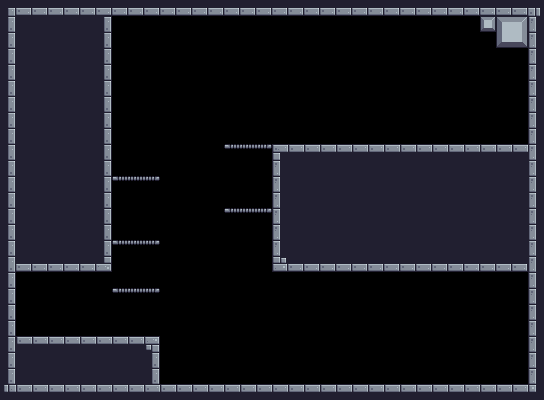

Below is a game level as drawn by its tile map, then a one-line description and the .tmx file that defines it, in full:
An orthogonal 34x25 tile map with 16x16 px tiles, 1 tile layer (Ground) and 23 objects (9x Items, 7x Collision, 5x OneWay, Checkpoint, Player).

<map version="1.10" tiledversion="1.11.2" orientation="orthogonal" renderorder="right-down" width="34" height="25" tilewidth="16" tileheight="16" infinite="0" nextlayerid="9" nextobjectid="120">
 <tileset firstgid="1" source="tileset.tsx" />
 <objectgroup id="5" name="Checkpoints">
  <object id="37" name="Checkpoint" x="464" y="80" width="64" height="64" />
 </objectgroup>
 <objectgroup id="8" name="Enemy" />
 <objectgroup id="2" name="Player">
  <object id="1" name="Player" x="16" y="304" width="32" height="32" />
 </objectgroup>
 <objectgroup id="6" name="Items" />
 <objectgroup id="4" name="Collisions">
  <object id="2" name="Collision" x="0" y="0" width="544" height="16" />
  <object id="3" name="Collision" x="0" y="16" width="16" height="368" />
  <object id="4" name="Collision" x="0" y="384" width="544" height="16" />
  <object id="69" name="Collision" x="528" y="16" width="16" height="368" />
  <object id="76" name="Collision" x="16" y="336" width="144" height="48" />
  <object id="79" name="Orange" type="Items" x="464" y="352" width="32" height="32" />
  <object id="81" name="Orange" type="Items" x="496" y="352" width="32" height="32" />
  <object id="92" name="Orange" type="Items" x="432" y="352" width="32" height="32" />
  <object id="95" name="Collision" x="272" y="144" width="256" height="128" />
  <object id="103" name="Collision" x="16" y="16" width="96" height="256" />
  <object id="104" name="Orange" type="Items" x="400" y="352" width="32" height="32" />
  <object id="105" name="Orange" type="Items" x="368" y="352" width="32" height="32" />
  <object id="107" name="Orange" type="Items" x="336" y="352" width="32" height="32" />
  <object id="110" name="Kiwi" type="Items" x="304" y="112" width="32" height="32" />
  <object id="111" name="Kiwi" type="Items" x="336" y="112" width="32" height="32" />
  <object id="112" name="Kiwi" type="Items" x="368" y="112" width="32" height="32" />
  <object id="114" name="OneWay" x="112" y="288" width="48" height="16" />
  <object id="115" name="OneWay" x="112" y="240" width="48" height="16" />
  <object id="117" name="OneWay" x="112" y="176" width="48" height="16" />
  <object id="118" name="OneWay" x="224" y="144" width="48" height="16" />
  <object id="119" name="OneWay" x="224" y="208" width="48" height="16" />
 </objectgroup>
 <layer id="1" name="Ground" width="34" height="25">
  <data encoding="csv">
4,46,46,46,46,46,46,46,46,46,46,46,46,46,46,46,46,46,46,46,46,46,46,46,46,46,46,46,46,46,46,46,46,5,
25,24,24,24,24,24,25,0,0,0,0,0,0,0,0,0,0,0,0,0,0,0,0,0,0,0,0,0,0,0,123,124,125,23,
25,24,24,24,24,24,25,0,0,0,0,0,0,0,0,0,0,0,0,0,0,0,0,0,0,0,0,0,0,0,0,146,147,23,
25,24,24,24,24,24,25,0,0,0,0,0,0,0,0,0,0,0,0,0,0,0,0,0,0,0,0,0,0,0,0,0,0,23,
25,24,24,24,24,24,25,0,0,0,0,0,0,0,0,0,0,0,0,0,0,0,0,0,0,0,0,0,0,0,0,0,0,23,
25,24,24,24,24,24,25,0,0,0,0,0,0,0,0,0,0,0,0,0,0,0,0,0,0,0,0,0,0,0,0,0,0,23,
25,24,24,24,24,24,25,0,0,0,0,0,0,0,0,0,0,0,0,0,0,0,0,0,0,0,0,0,0,0,0,0,0,23,
25,24,24,24,24,24,25,0,0,0,0,0,0,0,0,0,0,0,0,0,0,0,0,0,0,0,0,0,0,0,0,0,0,23,
25,24,24,24,24,24,25,0,0,0,0,0,0,0,0,0,0,0,0,0,0,0,0,0,0,0,0,0,0,0,0,0,0,23,
25,24,24,24,24,24,25,0,0,0,0,0,0,0,62,63,64,1,2,2,2,2,2,2,2,2,2,2,2,2,2,2,2,23,
25,24,24,24,24,24,25,0,0,0,0,0,0,0,0,0,0,23,24,24,24,24,24,24,24,24,24,24,24,24,24,24,24,23,
25,24,24,24,24,24,25,62,63,64,0,0,0,0,0,0,0,23,24,24,24,24,24,24,24,24,24,24,24,24,24,24,24,23,
25,24,24,24,24,24,25,0,0,0,0,0,0,0,0,0,0,23,24,24,24,24,24,24,24,24,24,24,24,24,24,24,24,23,
25,24,24,24,24,24,25,0,0,0,0,0,0,0,62,63,64,23,24,24,24,24,24,24,24,24,24,24,24,24,24,24,24,23,
25,24,24,24,24,24,25,0,0,0,0,0,0,0,0,0,0,23,24,24,24,24,24,24,24,24,24,24,24,24,24,24,24,23,
25,24,24,24,24,24,25,62,63,64,0,0,0,0,0,0,0,23,24,24,24,24,24,24,24,24,24,24,24,24,24,24,24,23,
25,46,46,46,46,46,47,0,0,0,0,0,0,0,0,0,0,45,46,46,46,46,46,46,46,46,46,46,46,46,46,46,46,23,
25,0,0,0,0,0,0,0,0,0,0,0,0,0,0,0,0,0,0,0,0,0,0,0,0,0,0,0,0,0,0,0,0,23,
25,0,0,0,0,0,0,62,63,64,0,0,0,0,0,0,0,0,0,0,0,0,0,0,0,0,0,0,0,0,0,0,0,23,
25,0,0,0,0,0,0,0,0,0,0,0,0,0,0,0,0,0,0,0,0,0,0,0,0,0,0,0,0,0,0,0,0,23,
25,0,0,0,0,0,0,0,0,0,0,0,0,0,0,0,0,0,0,0,0,0,0,0,0,0,0,0,0,0,0,0,0,23,
25,2,2,2,2,2,2,2,2,3,0,0,0,0,0,0,0,0,0,0,0,0,0,0,0,0,0,0,0,0,0,0,0,23,
25,24,24,24,24,24,24,24,24,25,0,0,0,0,0,0,0,0,0,0,0,0,0,0,0,0,0,0,0,0,0,0,0,23,
25,24,24,24,24,24,24,24,24,25,0,0,0,0,0,0,0,0,0,0,0,0,0,0,0,0,0,0,0,0,0,0,0,23,
26,2,2,2,2,2,2,2,2,2,2,2,2,2,2,2,2,2,2,2,2,2,2,2,2,2,2,2,2,2,2,2,2,27
</data>
 </layer>
</map>
